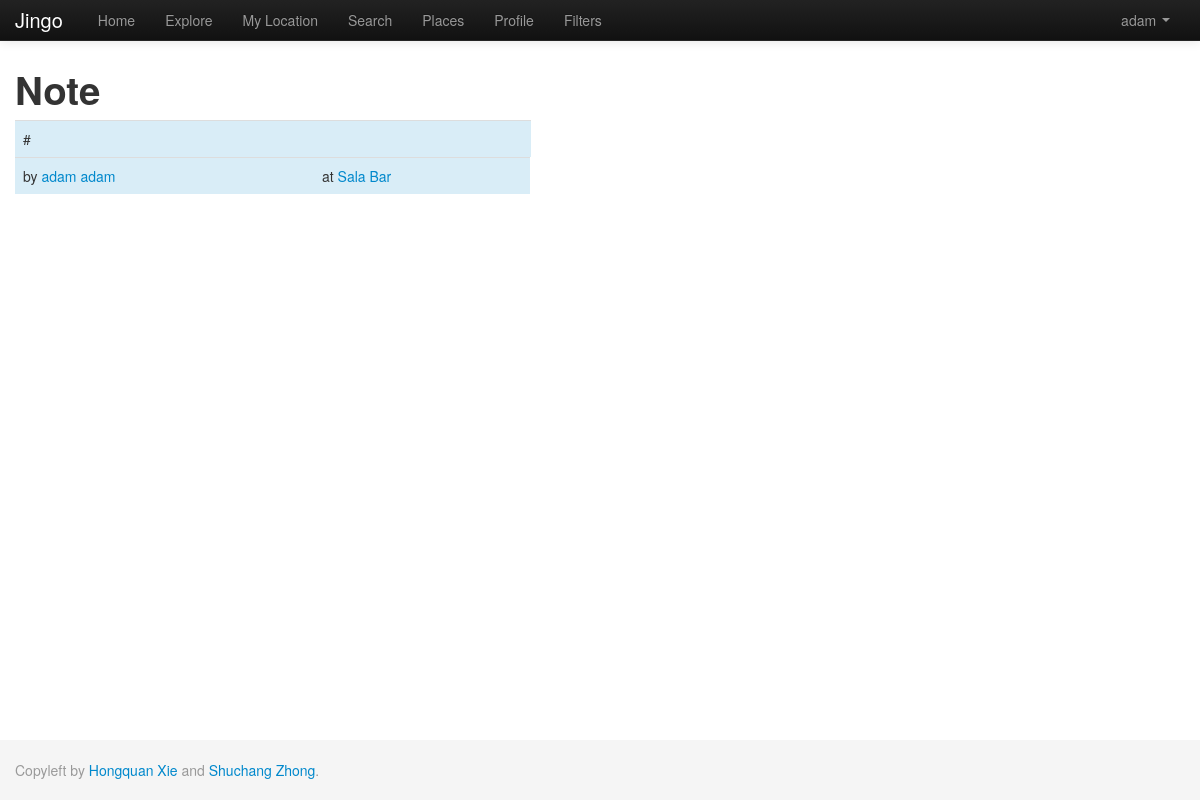
Page /index.php/home/note?nid=4 (signed in) on the earlier database version.
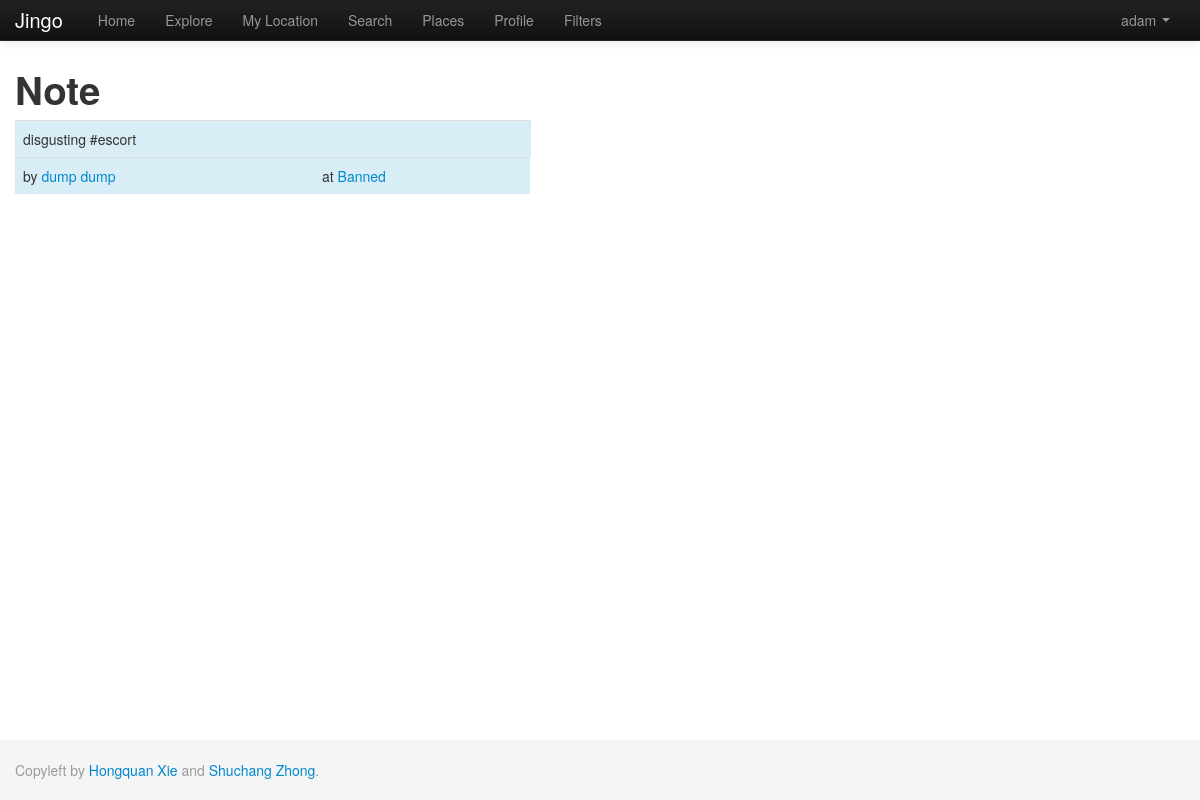
Same page on the later database version.
### tables this page shows
CREATE TABLE IF NOT EXISTS `user` (
  `uid` int(11) NOT NULL AUTO_INCREMENT,
  `uname` varchar(50) NOT NULL,
  `email` varchar(50) NOT NULL,
  `password` varchar(50) NOT NULL,
  `dt_inserted` datetime NOT NULL,
  `dt_edited` timestamp NOT NULL DEFAULT '0000-00-00 00:00:00' ON UPDATE CURRENT_TIMESTAMP,
  `first_name` varchar(50) NOT NULL,
  `last_name` varchar(50) NOT NULL,
  `gender` tinyint(1) DEFAULT NULL,
  `photo` varchar(100) DEFAULT NULL,
  `description` varchar(1000) NOT NULL,
  `last_latitude` float NOT NULL DEFAULT '0',
  `last_longitude` float NOT NULL DEFAULT '0',
  `current_state` varchar(50) NOT NULL,
  `active` tinyint(1) NOT NULL DEFAULT '1',
  PRIMARY KEY (`uid`),
  UNIQUE KEY `email` (`email`,`uname`)
);

CREATE TABLE IF NOT EXISTS `place` (
  `pid` int(11) NOT NULL AUTO_INCREMENT,
  `pname` varchar(100) DEFAULT NULL,
  `latitude` float DEFAULT NULL,
  `longitude` float DEFAULT NULL,
  `dt_inserted` datetime NOT NULL,
  `dt_edited` timestamp NOT NULL DEFAULT CURRENT_TIMESTAMP,
  `active` tinyint(1) NOT NULL DEFAULT '1',
  PRIMARY KEY (`pid`)
);

CREATE TABLE IF NOT EXISTS `note` (
  `nid` int(11) NOT NULL AUTO_INCREMENT,
  `uid` int(11) DEFAULT NULL,
  `pid` int(11) DEFAULT NULL,
  `text_body` varchar(1000) DEFAULT NULL,
  `keyword` varchar(200) DEFAULT NULL,
  `dt_inserted` datetime DEFAULT NULL,
  `dt_edited` timestamp NOT NULL DEFAULT CURRENT_TIMESTAMP,
  `active` tinyint(1) NOT NULL DEFAULT '1',
  `s_from` datetime DEFAULT '0000-00-00 00:00:00',
  `s_to` datetime DEFAULT '0000-00-00 00:00:00',
  `repeat_flag` tinyint(1) DEFAULT '0',
  `sunday` tinyint(1) DEFAULT '0',
  `monday` tinyint(1) DEFAULT '0',
  `tuesday` tinyint(1) DEFAULT '0',
  `wednesday` tinyint(1) DEFAULT '0',
  `thursday` tinyint(1) DEFAULT '0',
  `friday` tinyint(1) DEFAULT '0',
  `saturday` tinyint(1) DEFAULT '0',
  `public` tinyint(1) NOT NULL,
  PRIMARY KEY (`nid`)
);

### application/controllers/home.php (called while the page is built, shortened)
<?php
class Home extends CI_Controller{
    public function __construct(){
        $this->load->helper('view_helper');
        $this->load->view('header');
    }
    public function note(){
        $nid = $this->input->get('nid');
        $this->load->model('Note');
        $this->Note->nid = $nid;
        $note            = current($this->Note->get());
        $data['note']    = $note;
        $note_author_uid = $note['uid'];
        $this->load->model('User');
        $this->User->uid     = $note_author_uid;
        $note_author         = current($this->User->get());
        $data['note_author'] = $note_author;
        $pid                 = $note['pid'];
        $this->load->model('Place');
        $this->Place->pid = $pid;
        $place            = current($this->Place->get());
        $data['place']    = $place;
        $this->load->model('Reply');
        $this->Reply->nid = $nid;
        $reply            = $this->Reply->get();
        $data['reply']    = $reply;
        $this->load->view('note', $data);
        $this->load->view('footer');
    }
}
?>

### index.php (called while the page is built, shortened)
<?php
require_once BASEPATH.'core/CodeIgniter.php';

### application/models/user.php (called while the page is built, shortened)
<?php
class User extends CI_Model {
    function get($params=null){
		$this->db->select('*');
		$this->db->from('user');
		$where = ' 1=1 ';
		if(isset($this->uid)){
			$where .= ' AND user.uid = '.$this->uid;
		}
		if($params){
			$params['user.active']=1;
			$this->db->where($params);
		}else
			$this->db->where($where, null, false);
		$query = $this->db->get();
        return $query->result_array();
    }
}

### application/models/place.php (called while the page is built, shortened)
<?php
class Place extends CI_Model {
    function get($params=null){
		$this->db->select('*');
		$this->db->from('place');
		$where = ' 1=1 ';
		if(isset($this->pid)){
			$where .= ' AND place.pid = '.$this->pid;
		}
		if($params){
			$this->db->where($params);
		}else
			$this->db->where($where, null, false);
		$query = $this->db->get();
        return $query->result_array();
    }
}

### application/models/note.php (called while the page is built, shortened)
<?php
class Note extends CI_Model {
    function get($params=null){
		$this->db->select('*,note.dt_inserted as note_dt_inserted');
		$this->db->from('note');
		$this->db->join('user','user.uid=note.uid');
		$this->db->join('place','place.pid=note.pid');
		$where = ' 1=1 ';
		$newString ='and (note.public = 1 or (note.public = 0 and note.uid in (select current_u from follow where active = "1" and followed_user ='.$_SESSION['user']['uid'].' )))';
		$where .= $newString;
		if(isset($this->nid)){
			$where .= ' AND note.nid = '.$this->nid;
		}
		if($params){
			$params['note.active']=1;
			$this->db->where($params);
		}else
			$this->db->where($where, null, false);
		$query = $this->db->get();
        return $query->result_array();
    }
}

### application/views/note.php (the view, shortened to what this page needs)
<div style='width:100%;'>
<h1>Note</h1>
 <table class="table table-hover">
    <tr class="info" style='width:500px;'>
      <td style='width:500px; float:left;'><?php
echo $note['text_body'] . " #" . $note['keyword'];
?></td>
    </tr>
    <tr class="info" style='width:500px;'>
      <td style='width:283px; float:left;'>by <a href='user?uid=<?php
echo $note_author['uid'];
?>' > <?php
echo $note_author['first_name'] . " " . $note_author['last_name'];
?></a></td>
	  <td style='width:200px; float:left;'>at <a href='place?pid=<?php
echo $place['pid'];
?>'><?php
echo $place['pname'];
?></a></td>
    </tr>
</table>
<br>
</div>

Differences in the rows shown:
no longer on this page (row edited): user: first_name "adam", last_name "adam"
no longer on this page (row edited): place: pname "Sala Bar"
now on this page (row edited): note: text_body "disgusting", keyword "escort"
now on this page (row unchanged): user: first_name "dump", last_name "dump"
now on this page (row edited): place: pname "Banned"
